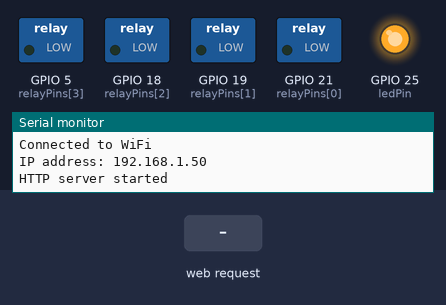
A sketch run on a simulated ESP32. Shown: switched loads named in the sketch (green lamp = pin HIGH), output pins drawn as LEDs (lit = HIGH), the last lines printed to the serial monitor. Inputs (shaded band) come from the test bench. WiFi joins after 1.5 s; servers stay silent unless stated.

Above: at 3.2 s.
3.3 s: HTTP request GET /master/off received
At 3.9 s:
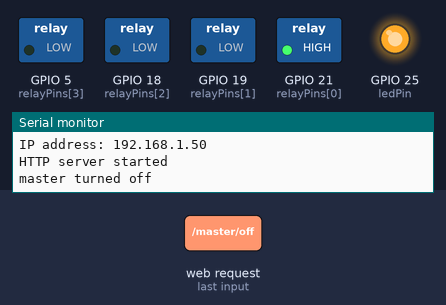
4.8 s: HTTP request GET /master/on received
Timing chart, 0 to 7.8 s (numbered marks = the images above; inputs shaded):
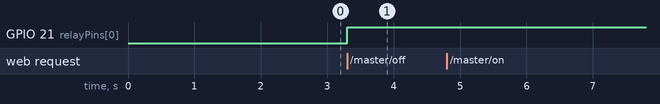

Measured:
- after the input at 3.3 s, GPIO 21 (relayPins[0]): LOW → HIGH at once

The sketch:

mxirrigation-diesel.ino
```cpp
#include <WiFi.h>
#include <WebServer.h>

const char *ssid = "CABIANCATRACK";
const char *password = "cabiancamotocross";


IPAddress staticIP(192, 168, 1, 9); // static IP address
IPAddress gateway(192, 168, 1, 1);    // network's gateway address
IPAddress subnet(255, 255, 255, 0);   // network's subnet mask

WebServer server(80);

const int relayPins[] = {21, 19, 18, 5};
const int numRelays = sizeof(relayPins) / sizeof(relayPins[0]);
const int ledPin = 25;

// voltage sensor
int analogPin = 36;
int raw = 0;
int Vin = 3.3;
float Vout = 0;
float R1 = 100;
float R2 = 0;
float buffer = 0;
int valore = 0;
unsigned int long pressureTimer;

unsigned long int masterOffTimer;

bool masterOn = false;
bool keyOn = false;

void setup() {
  Serial.begin(115200);

  pinMode(ledPin, OUTPUT);
  for (int i=0; i< numRelays ;i++) {
  pinMode(relayPins[i], OUTPUT);
  }

   //Turn off all relays
    for (int i=0; i< numRelays ;i++) {
      digitalWrite(relayPins[i], LOW);

  }
    digitalWrite(ledPin, HIGH);

   WiFi.begin(ssid, password);
  WiFi.config(staticIP, gateway, subnet);
  while (WiFi.status() != WL_CONNECTED) {
    delay(1000);
    Serial.println("Connecting to WiFi..");
  }

  Serial.println("Connected to WiFi");
  Serial.print("IP address: ");
  Serial.println(WiFi.localIP());

  server.on("/", HTTP_GET, []() {
    server.send(200, "text/plain", "Hello from mxirrigation-diesel!");
  });


  server.on("/master/on", HTTP_GET, []() {
 //       digitalWrite(relayPins[0], HIGH);
 //    masterOn = true;
    server.send(200, "text/plain", "master turned on");
        Serial.println("master turned on");
  });

  server.on("/master/off", HTTP_GET, []() {
    digitalWrite(relayPins[0], HIGH);
     masterOn = false;
     masterOffTimer = millis() + 10000;
    server.send(200, "text/plain", "master turned off");
    Serial.println("master turned off");
  });


  server.begin();
  Serial.println("HTTP server started");


    masterOn = true;
}


void loop() {
  server.handleClient();
   //  WiFi connection check
  if (WiFi.status() != WL_CONNECTED) {
    digitalWrite(ledPin, !digitalRead(ledPin)); // Toggle LED every 2 second

  }
/*
  if(masterOn == false){
    if(masterOffTimer >= millis()){
      digitalWrite(relayPins[0], LOW);
    }
  }
  */
  /*
  // leggiamo voltaggio ogni secondo
  if(pressureTimer <= millis()){
    pressureTimer = millis() + 1000;

      raw = analogRead(analogPin);
       Serial.print("Raw: ");
    Serial.println(raw);
    valore = raw;
    if(raw >= 2500){
      // chiave inserita, faccio cose
      if(keyOn == false){
        keyOn = true;
      }

    }
  }
  */
}
```
